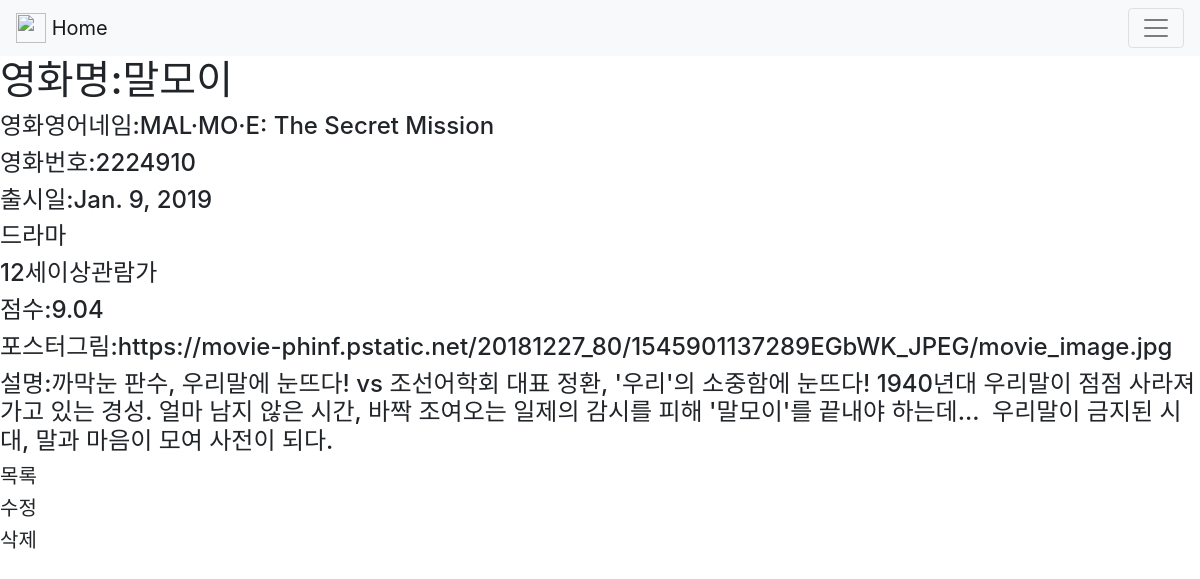
/movies/1/, run on the app's committed database.
### movie/models.py (models this page shows, shortened)
class Movie(models.Model):
    title = models.CharField(max_length=100)
    title_en = models.CharField(max_length=100)
    audience = models.IntegerField()
    open_date = models.DateField()
    genre = models.CharField(max_length=100)
    watch_grade = models.CharField(max_length=100)
    score = models.FloatField()
    poster_url = models.TextField()
    description = models.TextField()

### movie/views.py (the view)
# urls.py: path('<int:id>/',views.read),
def read(request,id):
    movie = Movie.objects.get(pk=id)
    return render(request,"movie/read.html",{"movie": movie})

### movie/templates/movie/read.html
{% extends "movie/base.html" %}
{% block bb %}
<h1>영화명:{{movie.title}}</h1>
<h4>영화영어네임:{{movie.title_en}}</h4>
<h4>영화번호:{{movie.audience}}</h4>
<h4>출시일:{{movie.open_date}}</h4>
<h4>{{movie.genre}}</h4>
<h4>{{movie.watch_grade}}</h4>
<h4>점수:{{movie.score}}</h4>
<h4>포스터그림:{{movie.poster_url}}</h4>
<h4>설명:{{movie.description}}</h4>
<div class="form-low">
<h5><a href="/movies/">목록</a></h5>
<h5><a href="/movies/{{movie.id}}/edit/">수정</a></h5>
<h5><a href="/movies/{{movie.id}}/delete/">삭제</a></h5>
</div>
{% endblock %}

### movie/templates/movie/base.html (shortened to what this page needs)
<!DOCTYPE html>
<html lang="en">
<head>
    <link rel="stylesheet" href="https://stackpath.bootstrapcdn.com/bootstrap/4.2.1/css/bootstrap.min.css">
</head>
<nav class="navbar navbar-light bg-light">
  <a class="navbar-brand" href="/movies/">
    <img src="/docs/4.2/assets/brand/bootstrap-solid.svg" width="30" height="30" class="d-inline-block align-top" alt="">
  Home
  </a>
  <button class="navbar-toggler" type="button" data-toggle="collapse" data-target="#navbarNav" aria-controls="navbarNav" aria-expanded="false" aria-label="Toggle navigation">
    <span class="navbar-toggler-icon"></span>
  </button>
</nav>
<body>
    {% block bb %}
    {% endblock %}
</body>
</html>

### movie/templates/movie/base.html (style rules this page uses)
a:link { color: inherit; text-decoration: none; }

### data on the page
Movie: title "말모이", title_en "MAL·MO·E: The Secret Mission", audience "2224910", open_date "Jan. 9, 2019", genre "드라마", watch_grade "12세이상관람가", score "9.04", poster_url "https://movie-phinf.pstatic.net/20181227_80/1545901137289EGbWK_JPEG/movie_image.jpg", description "까막눈 판수, 우리말에 눈뜨다! vs 조선어학회 대표 정환, '우리'의 소중함에 눈뜨다! 1940년대 우리말이 점점 사라져가고 있는 경성. 얼마 남지 않은 시간, 바짝 조여오는 일제의 감시를 피해 '말모이'를 끝내야 하는데... 우리말이 금지된 시대, 말과 마음이 모여 사전이 되다."
